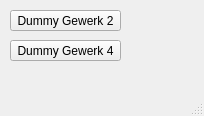
<?xml version="1.0" encoding="UTF-8"?>
<ui version="4.0">
 <class>MainWindow</class>
 <widget class="QMainWindow" name="MainWindow">
  <property name="geometry">
   <rect>
    <x>0</x>
    <y>0</y>
    <width>204</width>
    <height>116</height>
   </rect>
  </property>
  <property name="windowTitle">
   <string>Select Dummy</string>
  </property>
  <widget class="QWidget" name="centralwidget">
   <widget class="QPushButton" name="pushButton">
    <property name="geometry">
     <rect>
      <x>10</x>
      <y>10</y>
      <width>111</width>
      <height>21</height>
     </rect>
    </property>
    <property name="text">
     <string>Dummy Gewerk 2</string>
    </property>
   </widget>
   <widget class="QPushButton" name="pushButton_2">
    <property name="geometry">
     <rect>
      <x>10</x>
      <y>40</y>
      <width>111</width>
      <height>21</height>
     </rect>
    </property>
    <property name="text">
     <string>Dummy Gewerk 4</string>
    </property>
   </widget>
  </widget>
  <widget class="QMenuBar" name="menubar">
   <property name="geometry">
    <rect>
     <x>0</x>
     <y>0</y>
     <width>204</width>
     <height>19</height>
    </rect>
   </property>
  </widget>
  <widget class="QStatusBar" name="statusbar"/>
 </widget>
 <resources/>
 <connections/>
</ui>
